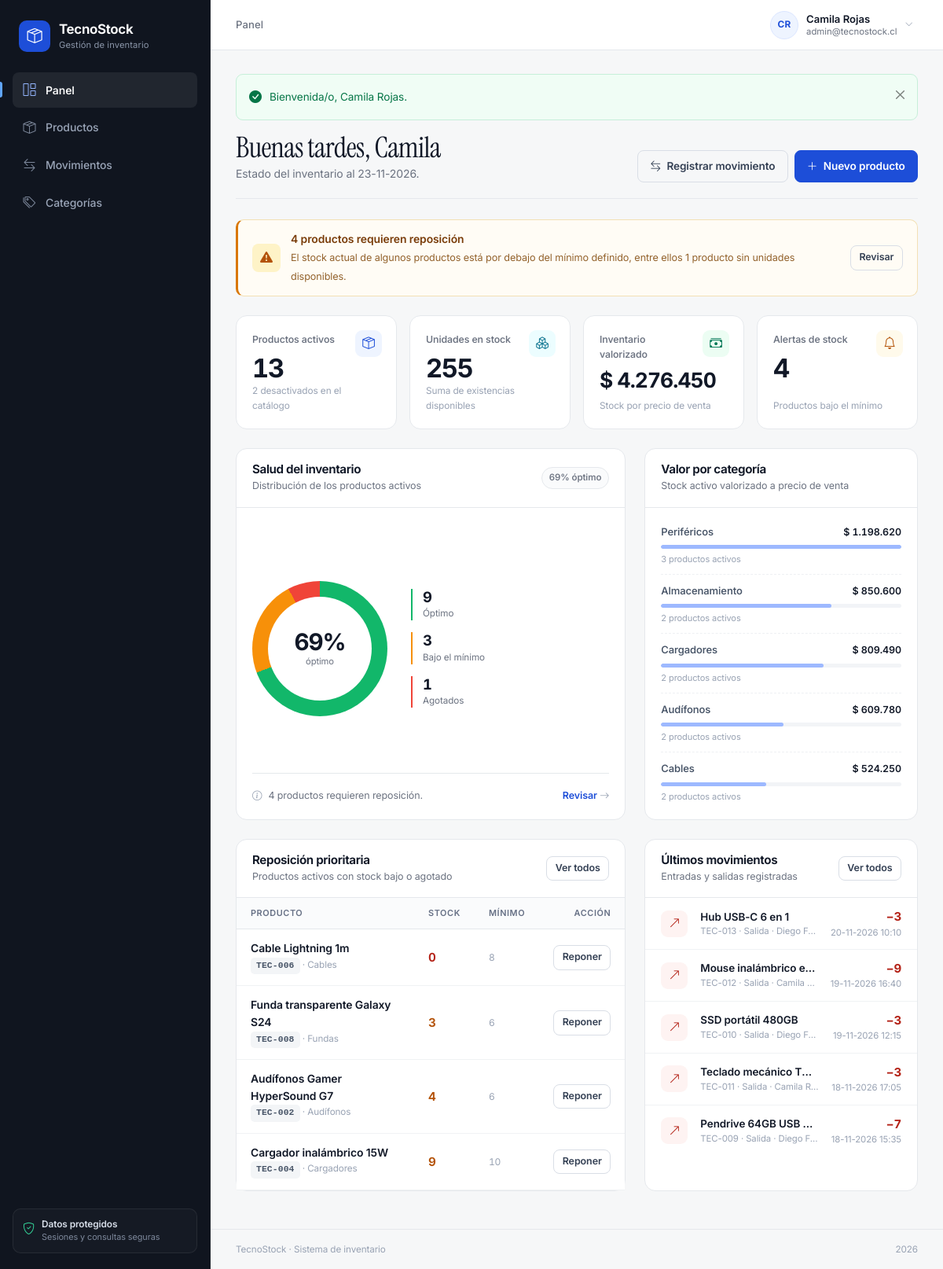
The page /dashboard.php (signed in) on the database its author committed.
### tables this page shows
CREATE TABLE producto (
    id_producto INT UNSIGNED NOT NULL AUTO_INCREMENT,
    codigo VARCHAR(20) NOT NULL,
    nombre VARCHAR(100) NOT NULL,
    descripcion VARCHAR(255) NULL,
    precio DECIMAL(10, 2) NOT NULL,
    stock_actual INT NOT NULL DEFAULT 0,
    stock_minimo INT NOT NULL DEFAULT 0,
    estado TINYINT(1) NOT NULL DEFAULT 1,
    id_categoria INT UNSIGNED NOT NULL,
    creado_en DATETIME NOT NULL DEFAULT CURRENT_TIMESTAMP,
    actualizado_en DATETIME NOT NULL DEFAULT CURRENT_TIMESTAMP ON UPDATE CURRENT_TIMESTAMP,
    PRIMARY KEY (id_producto),
    UNIQUE KEY uq_producto_codigo (codigo),
    KEY idx_producto_categoria (id_categoria),
    KEY idx_producto_estado (estado),
    CONSTRAINT fk_producto_categoria FOREIGN KEY (id_categoria)
        REFERENCES categoria (id_categoria) ON UPDATE CASCADE ON DELETE RESTRICT,
    CONSTRAINT chk_producto_precio CHECK (precio >= 0),
    CONSTRAINT chk_producto_stock CHECK (stock_actual >= 0),
    CONSTRAINT chk_producto_stock_minimo CHECK (stock_minimo >= 0),
    CONSTRAINT chk_producto_estado CHECK (estado IN (0, 1))
);

CREATE TABLE categoria (
    id_categoria INT UNSIGNED NOT NULL AUTO_INCREMENT,
    nombre VARCHAR(60) NOT NULL,
    descripcion VARCHAR(180) NULL,
    estado TINYINT(1) NOT NULL DEFAULT 1,
    creado_en DATETIME NOT NULL DEFAULT CURRENT_TIMESTAMP,
    PRIMARY KEY (id_categoria),
    UNIQUE KEY uq_categoria_nombre (nombre),
    CONSTRAINT chk_categoria_estado CHECK (estado IN (0, 1))
);

CREATE TABLE movimiento (
    id_movimiento INT UNSIGNED NOT NULL AUTO_INCREMENT,
    fecha_hora DATETIME NOT NULL DEFAULT CURRENT_TIMESTAMP,
    tipo ENUM('entrada', 'salida') NOT NULL,
    cantidad INT UNSIGNED NOT NULL,
    observacion VARCHAR(200) NULL,
    stock_resultante INT NOT NULL,
    id_producto INT UNSIGNED NOT NULL,
    id_usuario INT UNSIGNED NOT NULL,
    PRIMARY KEY (id_movimiento),
    KEY idx_movimiento_producto (id_producto),
    KEY idx_movimiento_fecha (fecha_hora),
    KEY idx_movimiento_tipo (tipo),
    CONSTRAINT fk_movimiento_producto FOREIGN KEY (id_producto)
        REFERENCES producto (id_producto) ON UPDATE CASCADE ON DELETE RESTRICT,
    CONSTRAINT fk_movimiento_usuario FOREIGN KEY (id_usuario)
        REFERENCES usuario (id_usuario) ON UPDATE CASCADE ON DELETE RESTRICT,
    CONSTRAINT chk_movimiento_cantidad CHECK (cantidad > 0),
    CONSTRAINT chk_movimiento_stock CHECK (stock_resultante >= 0)
);

CREATE TABLE usuario (
    id_usuario INT UNSIGNED NOT NULL AUTO_INCREMENT,
    nombre VARCHAR(80) NOT NULL,
    correo VARCHAR(120) NOT NULL,
    clave_hash VARCHAR(255) NOT NULL,
    estado TINYINT(1) NOT NULL DEFAULT 1,
    ultimo_acceso DATETIME NULL,
    creado_en DATETIME NOT NULL DEFAULT CURRENT_TIMESTAMP,
    PRIMARY KEY (id_usuario),
    UNIQUE KEY uq_usuario_correo (correo),
    CONSTRAINT chk_usuario_estado CHECK (estado IN (0, 1))
);

### dashboard.php (the view, shortened to what the rows shown need)
<?php
$pdo = conexion();
$productosBajo = $pdo->query(
    'SELECT p.id_producto, p.codigo, p.nombre, p.stock_actual, p.stock_minimo, c.nombre AS categoria
     FROM producto p
     INNER JOIN categoria c ON c.id_categoria = p.id_categoria
     WHERE p.estado = 1 AND p.stock_actual < p.stock_minimo
     ORDER BY (p.stock_actual = 0) DESC, (p.stock_minimo - p.stock_actual) DESC, p.nombre ASC
     LIMIT 6'
)->fetchAll();
$ultimosMovimientos = $pdo->query(
    'SELECT m.tipo, m.cantidad, m.fecha_hora, m.stock_resultante, p.codigo, p.nombre AS producto, u.nombre AS usuario
     FROM movimiento m
     INNER JOIN producto p ON p.id_producto = m.id_producto
     INNER JOIN usuario u ON u.id_usuario = m.id_usuario
     ORDER BY m.fecha_hora DESC, m.id_movimiento DESC
     LIMIT 5'
)->fetchAll();
$usuario = usuario_actual();
$primerNombre = explode(' ', trim($usuario['nombre']))[0];
$saludo = (int) date('G') < 12 ? 'Buenos días' : ((int) date('G') < 20 ? 'Buenas tardes' : 'Buenas noches');
require __DIR__ . '/includes/header.php';
?>
<div class="pagina-cabecera">
    <div>
        <h1><?= e($saludo) ?>, <?= e($primerNombre) ?></h1>
    </div>
</div>
<div class="row g-4 mb-4">
    <div class="col-lg-7">
        <div class="tarjeta tarjeta-salud h-100">
            <div class="tarjeta-cabecera">
                <div>
                    <h2>Salud del inventario</h2>
                </div>
            </div>
        </div>
    </div>
    <div class="col-lg-5">
        <div class="tarjeta h-100">
            <div class="tarjeta-cabecera">
                <div>
                    <h2>Valor por categoría</h2>
                </div>
            </div>
        </div>
    </div>
</div>
<div class="row g-4">
    <div class="col-lg-7">
        <div class="tarjeta h-100">
            <div class="tarjeta-cabecera">
                <div>
                    <h2>Reposición prioritaria</h2>
                </div>
            </div>
            <?php if ($productosBajo === []): ?>
                <div class="vacio">
                    <i class="bi bi-check-circle"></i>
                    <strong>Todo el inventario está sobre el mínimo</strong>
                    <span>No hay productos que requieran reposición en este momento.</span>
                </div>
            <?php else: ?>
                <div class="table-responsive">
                    <table class="table tabla tabla-compacta">
                        <thead>
                            <tr>
                                <th>Producto</th>
                                <th class="col-stock">Stock</th>
                                <th class="d-none d-sm-table-cell col-minimo">Mínimo</th>
                                <th class="text-end col-acciones">Acción</th>
                            </tr>
                        </thead>
                        <tbody>
                            <?php foreach ($productosBajo as $producto): ?>
                                <?php $estado = estado_stock((int) $producto['stock_actual'], (int) $producto['stock_minimo']); ?>
                                <tr>
                                    <td class="celda-producto">
                                        <strong><?= e($producto['nombre']) ?></strong>
                                        <small><span class="codigo"><?= e($producto['codigo']) ?></span> · <?= e($producto['categoria']) ?></small>
                                    </td>
                                    <td>
                                        <span class="stock-numero <?= e($estado['clase']) ?>"><?= (int) $producto['stock_actual'] ?></span>
                                    </td>
                                    <td class="d-none d-sm-table-cell"><span class="stock-minimo"><?= (int) $producto['stock_minimo'] ?></span></td>
                                    <td class="text-end">
                                        <a class="btn btn-sm btn-outline-secondary" href="<?= url('movimientos/registrar.php?producto=' . (int) $producto['id_producto'] . '&tipo=entrada') ?>">
                                            Reponer
                                        </a>
                                    </td>
                                </tr>
                            <?php endforeach; ?>
                        </tbody>
                    </table>
                </div>
            <?php endif; ?>
        </div>
    </div>
    <div class="col-lg-5">
        <div class="tarjeta h-100">
            <div class="tarjeta-cabecera">
                <div>
                    <h2>Últimos movimientos</h2>
                </div>
            </div>
            <?php if ($ultimosMovimientos === []): ?>
                <div class="vacio">
                    <i class="bi bi-arrow-left-right"></i>
                    <strong>Aún no hay movimientos</strong>
                    <span>Registre una entrada para comenzar a operar el inventario.</span>
                </div>
            <?php else: ?>
                <div class="list-group list-group-flush lista-mov">
                    <?php foreach ($ultimosMovimientos as $movimiento): ?>
                        <div class="list-group-item d-flex align-items-center gap-3">
                            <span class="mov-icono <?= e($movimiento['tipo']) ?>">
                                <i class="bi <?= $movimiento['tipo'] === 'entrada' ? 'bi-arrow-down-left' : 'bi-arrow-up-right' ?>"></i>
                            </span>
                            <div class="flex-grow-1 overflow-hidden">
                                <strong><?= e($movimiento['producto']) ?></strong>
                                <small><?= e($movimiento['codigo']) ?> · <?= e(ucfirst($movimiento['tipo'])) ?> · <?= e($movimiento['usuario']) ?></small>
                            </div>
                            <div class="text-end">
                                <span class="cantidad-mov <?= e($movimiento['tipo']) ?>">
                                    <?= $movimiento['tipo'] === 'entrada' ? '+' : '−' ?><?= (int) $movimiento['cantidad'] ?>
                                </span>
                                <small class="d-block"><?= e(formatear_fecha($movimiento['fecha_hora'])) ?></small>
                            </div>
                        </div>
                    <?php endforeach; ?>
                </div>
            <?php endif; ?>
        </div>
    </div>
</div>
<?php require __DIR__ . '/includes/footer.php'; ?>

### rows shown on the page
producto: nombre "Cable Lightning 1m", codigo "TEC-006", id_categoria.nombre "Cables", stock_actual "0", stock_minimo "8"
producto: nombre "Funda transparente Galaxy S24", codigo "TEC-008", id_categoria.nombre "Fundas", stock_actual "3", stock_minimo "6"
producto: nombre "Audífonos Gamer HyperSound G7", codigo "TEC-002", id_categoria.nombre "Audífonos", stock_actual "4", stock_minimo "6"
producto: nombre "Cargador inalámbrico 15W", codigo "TEC-004", id_categoria.nombre "Cargadores", stock_actual "9", stock_minimo "10"
movimiento: id_producto.nombre "Hub USB-C 6 en 1", id_producto.codigo "TEC-013", tipo "Salida", id_usuario.nombre "Diego F…", cantidad "3", fecha_hora "20-11-2026 10:10"
movimiento: id_producto.nombre "Mouse inalámbrico e…", id_producto.codigo "TEC-012", tipo "Salida", id_usuario.nombre "Camila…", cantidad "9", fecha_hora "19-11-2026 16:40"
movimiento: id_producto.nombre "SSD portátil 480GB", id_producto.codigo "TEC-010", tipo "Salida", id_usuario.nombre "Diego F…", cantidad "3", fecha_hora "19-11-2026 12:15"
movimiento: id_producto.nombre "Teclado mecánico T…", id_producto.codigo "TEC-011", tipo "Salida", id_usuario.nombre "Camila R…", cantidad "3", fecha_hora "18-11-2026 17:05"
movimiento: id_producto.nombre "Pendrive 64GB USB 3.0", id_producto.codigo "TEC-009", tipo "Salida", id_usuario.nombre "Diego F…", cantidad "7", fecha_hora "18-11-2026 15:35"

### other values the page prints
$titulo "Panel"
iniciales($usuario['nombre'] ?? 'Usuario') "CR"
$usuario['nombre'] "Camila Rojas"
$usuario['correo'] "admin@tecnostock.cl"
$flash['mensaje'] "Bienvenida/o, Camila Rojas."
$primerNombre "Camila"
$bajoStock "4"
$agotados "1"
$productosActivos "13"
$totalProductos - $productosActivos "2"
$unidades "255"
formatear_precio($valorizado) "$ 4.276.450"
$pctOk "69"
$productosOk "9"
$bajoSinAgotar "3"
